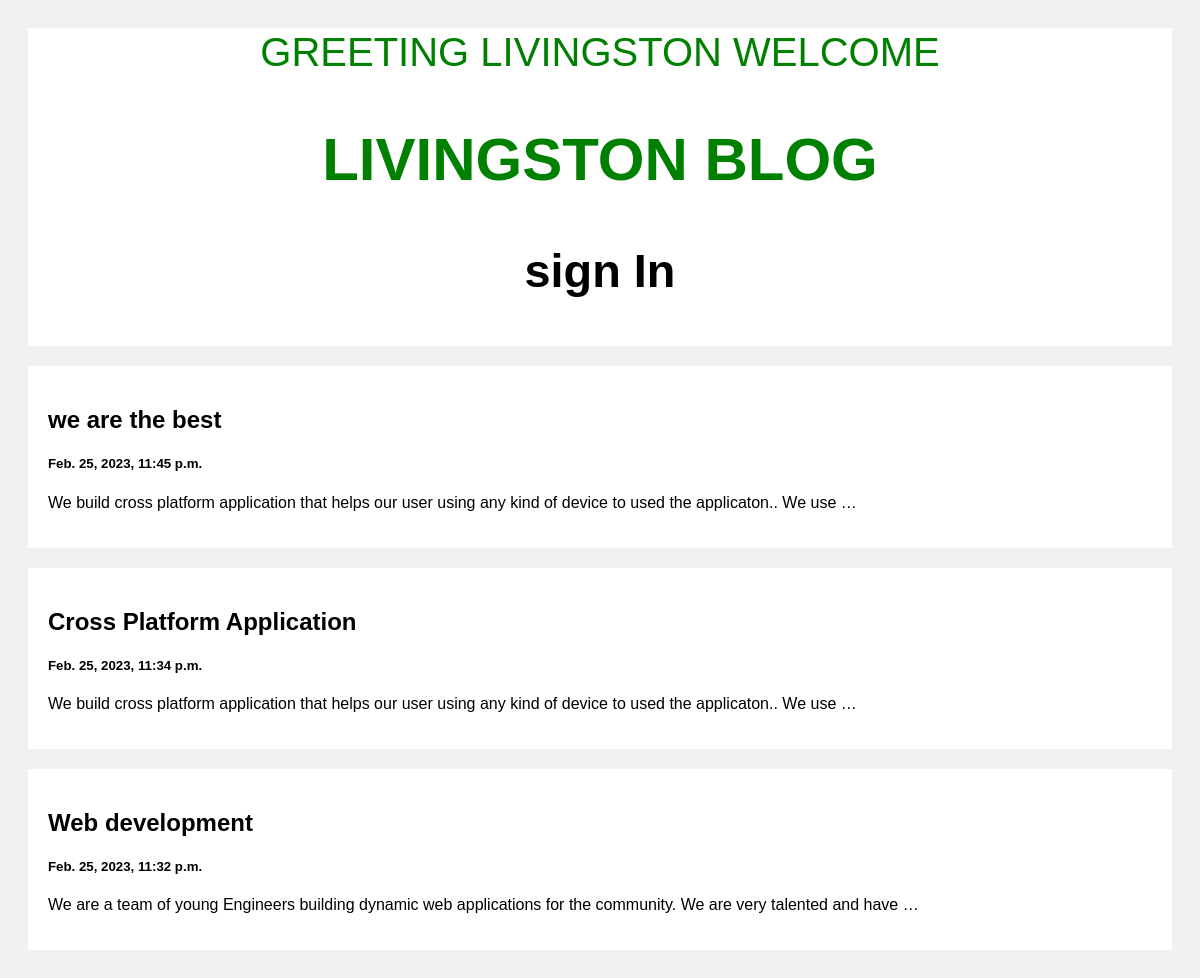
The app's page / (signed in) with its own data.
### myapp/models.py (models this page shows)
class Post(models.Model):
    title=models.CharField(max_length=100)
    body=models.CharField(max_length=5000)
    created_at=models.DateTimeField(default= datetime.now, blank=True)

### myapp/views.py (the view)
# urls.py: path('', views.index, name='index'),
def index(request):
    posts=Post.objects.all()
    return render(request, 'index.html', {'posts': posts})

### templates/index.html (shortened to what this page needs)
<!DOCTYPE html>
<html>
<head>
</head>
<body>
<div class="header">
  <marquee style="color:green; text-transform:uppercase;">Greeting {{user.username}} welcome</marquee>
  <h2 style="color:green; text-transform: uppercase">Livingston Blog</h2>
  <h3>sign In</h3>
</div>
{% for post in posts reversed  %}
<div class="row">
  <div class="leftcolumn">
    <div class="card">
      <a style="text-decoration: none; color: black;" href="/post/{{post.id}}">
        <h2>{{post.title}}</h2>
        <h5>{{post.created_at}}</h5>
        <p>{{post.body|truncatewords:20}}</p>
      </a>
    </div>
{% endfor %}
  </div>
</div>
</body>
</html>

### templates/index.html (style rules this page uses)
* { box-sizing: border-box; }
body { font-family: Arial; padding: 20px; background: #f1f1f1; }
.header { padding: 2px; font-size: 40px; text-align: center; background: white; }
.leftcolumn { float: left; width: 100%; }
.card { background-color: white; padding: 20px; margin-top: 20px; }
.row:after { content: ""; display: table; clear: both; }

### records on screen
Post: title "we are the best", created_at "Feb. 25, 2023, 11:45 p.m.", body "We build cross platform application that helps our user using any kind of device to used the applicaton.. We use …"
Post: title "Cross Platform Application", created_at "Feb. 25, 2023, 11:34 p.m.", body "We build cross platform application that helps our user using any kind of device to used the applicaton.. We use …"
Post: title "Web development", created_at "Feb. 25, 2023, 11:32 p.m.", body "We are a team of young Engineers building dynamic web applications for the community. We are very talented and have …"

### other values on screen
{{ user.username }} "LIVINGSTON"
